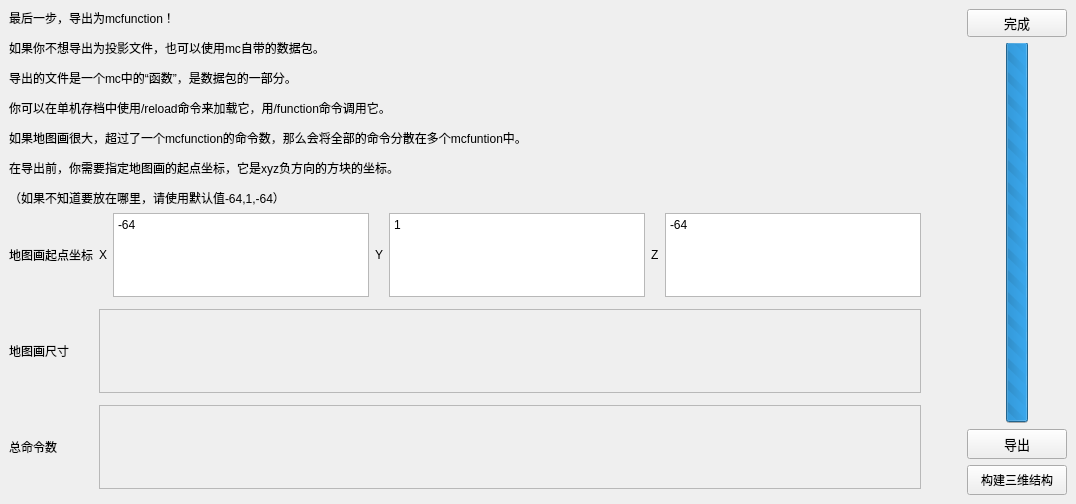
      <widget class="QWidget" name="PageExMcF">
       <layout class="QGridLayout" name="gridLayout_6">
        <property name="leftMargin">
         <number>9</number>
        </property>
        <property name="topMargin">
         <number>9</number>
        </property>
        <property name="rightMargin">
         <number>9</number>
        </property>
        <property name="bottomMargin">
         <number>9</number>
        </property>
        <item row="1" column="0">
         <layout class="QGridLayout" name="gridLayout_5" rowstretch="1,1,1">
          <property name="rightMargin">
           <number>0</number>
          </property>
          <property name="verticalSpacing">
           <number>12</number>
          </property>
          <item row="0" column="0">
           <widget class="QLabel" name="label_15">
            <property name="text">
             <string notr="true">地图画起点坐标</string>
            </property>
           </widget>
          </item>
          <item row="1" column="0">
           <widget class="QLabel" name="label_17">
            <property name="text">
             <string notr="true">地图画尺寸</string>
            </property>
           </widget>
          </item>
          <item row="0" column="3">
           <widget class="QLabel" name="label_18">
            <property name="text">
             <string notr="true">Y</string>
            </property>
           </widget>
          </item>
          <item row="0" column="1">
           <widget class="QLabel" name="label_16">
            <property name="text">
             <string notr="true">X</string>
            </property>
           </widget>
          </item>
          <item row="2" column="0">
           <widget class="QLabel" name="label_14">
            <property name="text">
             <string notr="true">总命令数</string>
            </property>
           </widget>
          </item>
          <item row="0" column="5">
           <widget class="QLabel" name="label_19">
            <property name="text">
             <string notr="true">Z</string>
            </property>
           </widget>
          </item>
          <item row="1" column="1" colspan="6">
           <widget class="QLabel" name="ShowMapSize">
            <property name="minimumSize">
             <size>
              <width>0</width>
              <height>30</height>
             </size>
            </property>
            <property name="frameShape">
             <enum>QFrame::StyledPanel</enum>
            </property>
            <property name="text">
             <string/>
            </property>
           </widget>
          </item>
          <item row="2" column="1" colspan="6">
           <widget class="QLabel" name="TotalCommands">
            <property name="minimumSize">
             <size>
              <width>200</width>
              <height>30</height>
             </size>
            </property>
            <property name="frameShape">
             <enum>QFrame::StyledPanel</enum>
            </property>
            <property name="text">
             <string/>
            </property>
           </widget>
          </item>
          <item row="0" column="4">
           <widget class="QPlainTextEdit" name="NWPosY">
            <property name="sizePolicy">
             <sizepolicy hsizetype="Expanding" vsizetype="Minimum">
              <horstretch>0</horstretch>
              <verstretch>0</verstretch>
             </sizepolicy>
            </property>
            <property name="minimumSize">
             <size>
              <width>0</width>
              <height>30</height>
             </size>
            </property>
            <property name="plainText">
             <string notr="true">1</string>
            </property>
           </widget>
          </item>
          <item row="0" column="6">
           <widget class="QPlainTextEdit" name="NWPosZ">
            <property name="sizePolicy">
             <sizepolicy hsizetype="Expanding" vsizetype="Minimum">
              <horstretch>0</horstretch>
              <verstretch>0</verstretch>
             </sizepolicy>
            </property>
            <property name="minimumSize">
             <size>
              <width>0</width>
              <height>30</height>
             </size>
            </property>
            <property name="plainText">
             <string notr="true">-64</string>
            </property>
           </widget>
          </item>
          <item row="0" column="2">
           <widget class="QPlainTextEdit" name="NWPosX">
            <property name="sizePolicy">
             <sizepolicy hsizetype="Expanding" vsizetype="Minimum">
              <horstretch>0</horstretch>
              <verstretch>0</verstretch>
             </sizepolicy>
            </property>
            <property name="minimumSize">
             <size>
              <width>0</width>
              <height>30</height>
             </size>
            </property>
            <property name="plainText">
             <string notr="true">-64</string>
            </property>
           </widget>
          </item>
         </layout>
        </item>
        <item row="0" column="2" rowspan="3">
         <layout class="QVBoxLayout" name="verticalLayout_71">
          <property name="rightMargin">
           <number>0</number>
          </property>
          <item>
           <widget class="QPushButton" name="FinishMcF">
            <property name="minimumSize">
             <size>
              <width>100</width>
              <height>20</height>
             </size>
            </property>
            <property name="font">
             <font>
              <pointsize>10</pointsize>
             </font>
            </property>
            <property name="text">
             <string notr="true">完成</string>
            </property>
           </widget>
          </item>
          <item>
           <layout class="QHBoxLayout" name="horizontalLayout_9">
            <property name="bottomMargin">
             <number>0</number>
            </property>
            <item>
             <widget class="QProgressBar" name="ShowExMcFProgress">
              <property name="maximum">
               <number>0</number>
              </property>
              <property name="value">
               <number>-1</number>
              </property>
              <property name="orientation">
               <enum>Qt::Vertical</enum>
              </property>
             </widget>
            </item>
           </layout>
          </item>
          <item>
           <widget class="QPushButton" name="_ExportMcF">
            <property name="minimumSize">
             <size>
              <width>100</width>
              <height>30</height>
             </size>
            </property>
            <property name="sizeIncrement">
             <size>
              <width>0</width>
              <height>0</height>
             </size>
            </property>
            <property name="font">
             <font>
              <pointsize>10</pointsize>
             </font>
            </property>
            <property name="text">
             <string notr="true">导出</string>
            </property>
           </widget>
          </item>
          <item>
           <widget class="QPushButton" name="Build4McF">
            <property name="minimumSize">
             <size>
              <width>0</width>
              <height>30</height>
             </size>
            </property>
            <property name="font">
             <font/>
            </property>
            <property name="text">
             <string notr="true">构建三维结构</string>
            </property>
           </widget>
          </item>
         </layout>
        </item>
        <item row="0" column="0">
         <widget class="QLabel" name="label_13">
          <property name="sizePolicy">
           <sizepolicy hsizetype="Preferred" vsizetype="Expanding">
            <horstretch>0</horstretch>
            <verstretch>0</verstretch>
           </sizepolicy>
          </property>
          <property name="font">
           <font/>
          </property>
          <property name="text">
           <string notr="true">&lt;html&gt;&lt;head/&gt;&lt;body&gt;&lt;p align=&quot;justify&quot;&gt;最后一步，导出为mcfunction！&lt;/p&gt;&lt;p align=&quot;justify&quot;&gt;如果你不想导出为投影文件，也可以使用mc自带的数据包。&lt;/p&gt;&lt;p align=&quot;justify&quot;&gt;导出的文件是一个mc中的“函数”，是数据包的一部分。&lt;/p&gt;&lt;p align=&quot;justify&quot;&gt;你可以在单机存档中使用/reload命令来加载它，用/function命令调用它。&lt;/p&gt;&lt;p align=&quot;justify&quot;&gt;如果地图画很大，超过了一个mcfunction的命令数，那么会将全部的命令分散在多个mcfuntion中。&lt;/p&gt;&lt;p align=&quot;justify&quot;&gt;在导出前，你需要指定地图画的起点坐标，它是xyz负方向的方块的坐标。&lt;/p&gt;&lt;p align=&quot;justify&quot;&gt;（如果不知道要放在哪里，请使用默认值-64,1,-64）&lt;/p&gt;&lt;/body&gt;&lt;/html&gt;</string>
          </property>
          <property name="wordWrap">
           <bool>true</bool>
          </property>
         </widget>
        </item>
        <item row="0" column="1">
         <spacer name="horizontalSpacer_2">
          <property name="orientation">
           <enum>Qt::Horizontal</enum>
          </property>
          <property name="sizeHint" stdset="0">
           <size>
            <width>40</width>
            <height>20</height>
           </size>
          </property>
         </spacer>
        </item>
       </layout>
      </widget>
